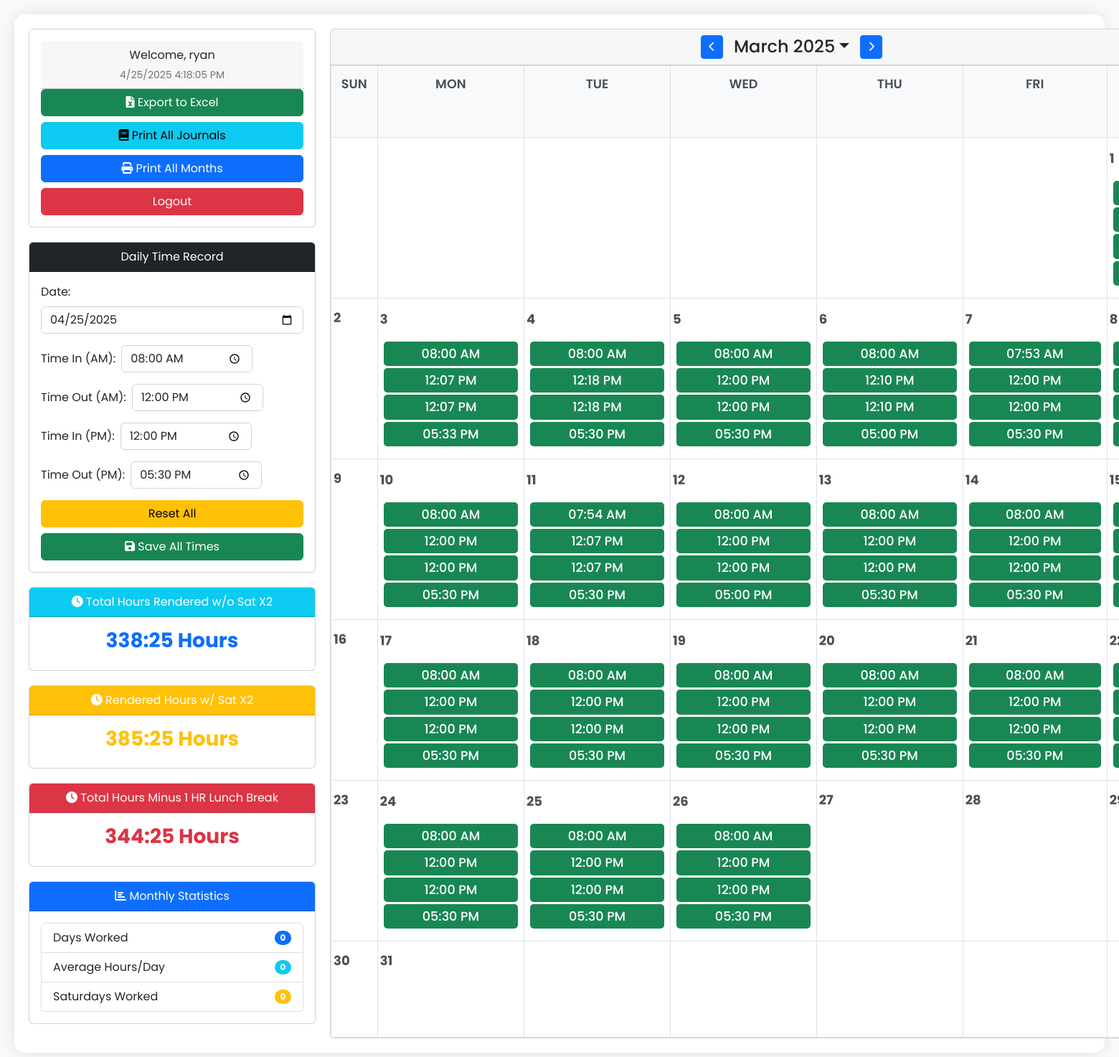
The app's page /dtr2.php?month=3&year=2025 (signed in) with its own data.
### tables this page shows
CREATE TABLE `users` (
  `id` int(11) NOT NULL,
  `username` varchar(255) NOT NULL,
  `password` varchar(255) NOT NULL
);

CREATE TABLE `dtr_records` (
  `id` int(11) NOT NULL,
  `user_id` int(11) NOT NULL,
  `date` date NOT NULL,
  `time_in_am` time DEFAULT NULL,
  `time_out_am` time DEFAULT NULL,
  `time_in_pm` time DEFAULT NULL,
  `time_out_pm` time DEFAULT NULL,
  `total_hours` decimal(5,2) GENERATED ALWAYS AS (ifnull(timestampdiff(MINUTE,`time_in_am`,`time_out_am`) / 60.0,0) + ifnull(timestampdiff(MINUTE,`time_in_pm`,`time_out_pm`) / 60.0,0)) STORED,
  `created_at` timestamp NOT NULL DEFAULT current_timestamp(),
  `updated_at` timestamp NOT NULL DEFAULT current_timestamp() ON UPDATE current_timestamp()
);

### dtr2.php (the view, shortened to what this page needs)
<?php
require_once "db_connect.php";
$sql = "SELECT username FROM users WHERE id = ?";
$stmt = $conn->prepare($sql);
$stmt->bind_param("i", $_SESSION['id']);
$stmt->execute();
$result = $stmt->get_result();
$user = $result->fetch_assoc();
$username = $user['username'] ?? 'Guest';
$year = isset($_GET['year']) ? (int)$_GET['year'] : (int)date('Y');
$month = isset($_GET['month']) ? (int)$_GET['month'] : (int)date('n');
function generateCalendarPHP($year, $month)
{
    $firstDay = date('w', mktime(0, 0, 0, $month, 1, $year));
    $daysInMonth = date('t', mktime(0, 0, 0, $month, 1, $year));
    $calendar = '<div class="card-header">';
    $calendar .= '<div class="month-nav">';
    $calendar .= '<a href="?month=' . ($month - 1) . '&year=' . $year . '" class="btn btn-primary btn-sm"><i class="fas fa-chevron-left"></i></a>';
    $calendar .= '<div class="dropdown">';
    $calendar .= '<h4 class="mb-0 dropdown-toggle" id="monthDropdown" data-bs-toggle="dropdown" aria-expanded="false">' . date('F Y', mktime(0, 0, 0, $month, 1, $year)) . '</h4>';
    $calendar .= '<ul class="dropdown-menu" aria-labelledby="monthDropdown">';
    for ($m = 1; $m <= 12; $m++) {
        $calendar .= '<li><a class="dropdown-item" href="?month=' . $m . '&year=' . $year . '">' . date('F', mktime(0, 0, 0, $m, 1, $year)) . '</a></li>';
    }
    $calendar .= '</ul>';
    $calendar .= '</div>';
    $calendar .= '<a href="?month=' . ($month + 1) . '&year=' . $year . '" class="btn btn-primary btn-sm"><i class="fas fa-chevron-right"></i></a>';
    $calendar .= '</div></div>';
    $calendar .= '<div class="card-body p-0">';
    $calendar .= '<table class="calendar w-100">';
    $calendar .= '<thead><tr>';
    $days = ['Sun', 'Mon', 'Tue', 'Wed', 'Thu', 'Fri', 'Sat'];
    foreach ($days as $day) {
        $calendar .= "<th>$day</th>";
    }
    $calendar .= '</tr></thead><tbody><tr>';
    for ($i = 0; $firstDay > $i; $i++) {
        $calendar .= '<td></td>';
    }
    $currentDay = 1;
    $dayOfWeek = $firstDay;
    while ($currentDay <= $daysInMonth) {
        if ($dayOfWeek == 7) {
            $dayOfWeek = 0;
            $calendar .= '</tr><tr>';
        }
        $date = sprintf('%04d-%02d-%02d', $year, $month, $currentDay);
        $today = ($date == date('Y-m-d')) ? ' bg-light' : '';
        $records = isset($_SESSION['id']) ? getTimeRecords($_SESSION['id'], $date) : null;
        $calendar .= "<td class='$today'>";
        $calendar .= "<div class='day-header'>";
        $calendar .= $currentDay;
        if ($records && ($records['time_in_am'] || $records['time_out_am'] ||
            $records['time_in_pm'] || $records['time_out_pm'])) {
            $calendar .= "<div class='button-container'>";
            $calendar .= "<button class='edit-day btn btn-outline-success btn-sm' onclick='showEditModal(\"$date\")'>
                            <i class='fas fa-edit'></i>
                        </button>";
            $calendar .= "<button class='journal-day btn btn-outline-info btn-sm' onclick='showJournalModal(\"$date\")'>
                            <i class='fas fa-book'></i>
                        </button>";
            $calendar .= "<button class='delete-day btn btn-outline-danger btn-sm' onclick='deleteDay(\"$date\")'>
                            <i class='fas fa-times'></i>
                        </button>";
            $calendar .= "</div>";
        } else {
            $calendar .= "<button class='add-day btn btn-outline-primary btn-sm' type='button' data-bs-toggle='modal' data-bs-target='#addTimeModal' onclick='initAddModal(\"$date\")'>
                            <i class='fas fa-plus'></i>
                        </button>";
        }
        $calendar .= "</div>";
        $calendar .= "<div id='entry-$year-$month-$currentDay' class='entry-container'>";
        if ($records) {
            if ($records['time_in_am']) {
                $calendar .= "<div class='calendar-entry'>" . date('h:i A', strtotime($records['time_in_am'])) . "</div>";
            }
            if ($records['time_out_am']) {
                $calendar .= "<div class='calendar-entry'>" . date('h:i A', strtotime($records['time_out_am'])) . "</div>";
            }
            if ($records['time_in_pm']) {
                $calendar .= "<div class='calendar-entry'>" . date('h:i A', strtotime($records['time_in_pm'])) . "</div>";
            }
            if ($records['time_out_pm']) {
                $calendar .= "<div class='calendar-entry'>" . date('h:i A', strtotime($records['time_out_pm'])) . "</div>";
            }
        }
        $calendar .= "</div></td>";
        $currentDay++;
        $dayOfWeek++;
    }
    while ($dayOfWeek < 7) {
        $calendar .= '<td></td>';
        $dayOfWeek++;
    }
    $calendar .= '</tr></tbody></table></div>';
    return $calendar;
}
function getTimeRecords($user_id, $date)
{
    global $conn;
    $sql = "SELECT * FROM dtr_records WHERE user_id = ? AND date = ?";
    $stmt = $conn->prepare($sql);
    $stmt->bind_param("is", $user_id, $date);
    $stmt->execute();
    return $stmt->get_result()->fetch_assoc();
}
function formatHoursToTime($decimal_hours)
{
    $hours = floor($decimal_hours);
    $minutes = round(($decimal_hours - $hours) * 60);
    return sprintf("%d:%02d", $hours, $minutes);
}
function calculateTotalHours($user_id)
{
    global $conn;
    $sql = "SELECT SUM(total_hours) as total FROM dtr_records WHERE user_id = ?";
    $stmt = $conn->prepare($sql);
    $stmt->bind_param("i", $user_id);
    $stmt->execute();
    $result = $stmt->get_result()->fetch_assoc();
    return formatHoursToTime($result['total'] ?? 0);
}
function calculateTotalHoursWithSaturday($user_id)
{
    global $conn;
    $sql = "SELECT
            date,
            total_hours,
            DAYOFWEEK(date) as day_of_week
            FROM dtr_records
            WHERE user_id = ?";
    $stmt = $conn->prepare($sql);
    $stmt->bind_param("i", $user_id);
    $stmt->execute();
    $result = $stmt->get_result();
    $totalHours = 0;
    while ($row = $result->fetch_assoc()) {
        if ($row['day_of_week'] == 7) {
            $totalHours += ($row['total_hours'] * 2);
        } else {
            $totalHours += $row['total_hours'];
        }
    }
    return formatHoursToTime($totalHours);
}
function calculateTotalHoursMinusLunch($user_id)
{
    global $conn;
    $sql = "SELECT
            date,
            total_hours,
            DAYOFWEEK(date) as day_of_week
            FROM dtr_records
            WHERE user_id = ?";
    $stmt = $conn->prepare($sql);
    $stmt->bind_param("i", $user_id);
    $stmt->execute();
    $result = $stmt->get_result();
    $totalHours = 0;
    while ($row = $result->fetch_assoc()) {
        $hoursForDay = $row['total_hours'] - 1;
        if ($row['day_of_week'] == 7) {
            $hoursForDay = ($hoursForDay * 2);
        }
        $totalHours += $hoursForDay;
    }
    return formatHoursToTime($totalHours);
}
?>
<!DOCTYPE html>
<html lang="en">
<head>
    <link href="https://cdn.jsdelivr.net/npm/bootstrap@5.2.3/dist/css/bootstrap.min.css" rel="stylesheet">
    <link rel="stylesheet" href="https://cdnjs.cloudflare.com/ajax/libs/font-awesome/6.0.0/css/all.min.css">
</head>
<body>
    <div class="container">
        <div class="sidebar">
            <div class="card text-center p-3">
                <div class="card-header">
                    Welcome, <?php echo htmlspecialchars($username); ?>
                    <div id="realTimeClock" class="text-muted" style="font-size: 14px; color: black; margin-top: 5px;"></div>
                </div>
                <div class="d-flex flex-column gap-2">
                    <button onclick="exportToExcel()" class="btn btn-success">
                        <i class="fas fa-file-excel"></i> Export to Excel
                    </button>
                    <button onclick="printAllJournals()" class="btn btn-info">
                        <i class="fas fa-book"></i> Print All Journals
                    </button>
                    <button onclick="printAllMonths()" class="btn btn-primary">
                        <i class="fas fa-print"></i> Print All Months
                    </button>
                    <a href="logout.php" class="btn btn-danger">Logout</a>
                </div>
            </div>
            <div class="card mt-3">
                <div class="card-header text-center bg-dark text-white">Daily Time Record</div>
                <div class="card-body">
                    <label class="form-label">Date:</label>
                    <input type="date"
                        class="form-control mb-3"
                        id="datePicker"
                        name="date"
                        value="<?php echo date('Y-m-d'); ?>"
                        required>
                    <div class="d-grid gap-3">
                        <form method="POST" class="d-flex align-items-center">
                            <label class="me-2">Time In (AM):</label>
                            <input type="time" name="time_value" class="form-control time-input me-2" value="08:00">
                        </form>
                        <form method="POST" class="d-flex align-items-center">
                            <label class="me-2">Time Out (AM):</label>
                            <input type="time" name="time_value" class="form-control time-input me-2" value="12:00">
                        </form>
                        <form method="POST" class="d-flex align-items-center">
                            <label class="me-2">Time In (PM):</label>
                            <input type="time" name="time_value" class="form-control time-input me-2" value="12:00">
                        </form>
                        <form method="POST" class="d-flex align-items-center">
                            <label class="me-2">Time Out (PM):</label>
                            <input type="time" name="time_value" class="form-control time-input me-2" value="17:30">
                        </form>
                    </div>
                    <button class="btn btn-warning w-100 mt-3" onclick="resetAllTimes()">Reset All</button>
                    <button class="btn btn-success w-100 mt-2" onclick="saveAllTimes()"><i class="fas fa-save"></i> Save All Times</button>
                </div>
            </div>
            <div class="card mt-3">
                <div class="card-header text-center bg-info text-white">
                    <i class="fas fa-clock"></i> Total Hours Rendered w/o Sat X2
                </div>
                <div class="card-body text-center">
                    <h3 id="totalHours" class="fw-bold text-primary">
                        <?php echo calculateTotalHours($_SESSION['id']); ?> Hours
                    </h3>
                </div>
            </div>
            <div class="card mt-3">
                <div class="card-header text-center bg-warning text-white">
                    <i class="fas fa-clock"></i> Rendered Hours w/ Sat X2
                </div>
                <div class="card-body text-center">
                    <h3 id="totalHoursWithSaturday" class="fw-bold text-warning">
                        <?php echo calculateTotalHoursWithSaturday($_SESSION['id']); ?> Hours
                    </h3>
                </div>
            </div>
            <div class="card mt-3">
                <div class="card-header text-center bg-danger text-white">
                    <i class="fas fa-clock"></i> Total Hours Minus 1 HR Lunch Break
                </div>
                <div class="card-body text-center">
                    <h3 id="totalHoursMinusLunch" class="fw-bold text-danger">
                        <?php echo calculateTotalHoursMinusLunch($_SESSION['id']); ?> Hours
                    </h3>
                </div>
            </div>
            <div class="card mt-3">
                <div class="card-header text-center bg-primary text-white">
                    <i class="fas fa-chart-bar"></i> Monthly Statistics
                </div>
                <div class="card-body">
                    <ul class="list-group">
                        <li class="list-group-item d-flex justify-content-between align-items-center">
                            Days Worked
                            <span class="badge bg-primary rounded-pill" id="daysWorked">0</span>
                        </li>
                        <li class="list-group-item d-flex justify-content-between align-items-center">
                            Average Hours/Day
                            <span class="badge bg-info rounded-pill" id="avgHours">0</span>
                        </li>
                        <li class="list-group-item d-flex justify-content-between align-items-center">
                            Saturdays Worked
                            <span class="badge bg-warning rounded-pill" id="saturdaysWorked">0</span>
                        </li>
                    </ul>
                </div>
            </div>
        </div>
        <div class="main-content">
            <div class="card h-100">
                <?php echo generateCalendarPHP($year, $month); ?>
            </div>
        </div>
    </div>
</body>
</html>

### dtr2.php (style rules this page uses)
body { font-family: 'Poppins', sans-serif; margin: 0; padding: 20px; background-color: #f8f9fa; min-height: 100vh; overflow-x: hidden; }
.container { display: flex; min-height: auto; gap: 20px; padding: 20px; margin: 0 auto; max-width: 1800px; background-color: white; border-radius: 15px; box-shadow: 0 0 20px rgba(0, 0, 0, 0.1); }
.sidebar { width: 400px; min-width: 400px; height: auto; overflow-y: visible; position: sticky; top: 20px; }
.main-content { flex: 1; height: auto; overflow-y: visible; }
.main-content .card { height: 100%; display: flex; flex-direction: column; }
.main-content .card-body { flex: 1; padding: 0; overflow: auto; }
.card { margin-bottom: 20px; height: auto; }
.calendar { width: 100%; height: 100%; border-collapse: collapse; }
.calendar th, .calendar td { border: 1px solid #ddd; padding: 15px; text-align: center; vertical-align: top; position: relative; height: 100px; cursor: pointer; transition: background 0.3s; }
.day-header { position: absolute; top: 5px; right: 5px; font-weight: bold; font-size: 18px; color: #6c757d; }
.time-input { width: 50%; }
.calendar-entry { font-size: 1.1rem; padding: 4px 8px; margin: 3px 0; background: #198754; color: white; padding: 5px 10px; border-radius: 5px; display: inline-block; font-weight: 500; display: block; width: 100%; text-align: center; margin: 5px 0; }
.month-nav { display: flex; justify-content: center; align-items: center; gap: 15px; }
.btn-sm { padding: 5px 10px; }
.calendar th { background-color: #f8f9fa; padding: 12px; font-weight: 600; border: 1px solid #dee2e6; font-size: 1.1rem; color: #495057; text-transform: uppercase; }
.calendar td { height: 130px; width: 14.28%; vertical-align: top; padding: 8px; border: 1px solid #dee2e6; position: relative; }
.day-header { font-weight: bold; margin-bottom: 5px; text-align: right; color: #495057; }
.entry-container { margin-top: 20px; }
.calendar-entry { font-size: 1.1rem; padding: 4px 8px; margin: 3px 0; background-color: #198754; color: white; border-radius: 5px; text-align: center; }
.day-header { display: flex; justify-content: space-between; align-items: center; position: relative; margin-bottom: 10px; }
.day-header { display: flex; justify-content: space-between; align-items: center; position: relative; margin-bottom: 10px; padding-right: 25px; }
.button-container { display: flex; align-items: center; gap: 15px; margin-left: 20px; }
th, td { border: 1px solid black; padding: 8px; text-align: left; }
table { width: 100%; border-collapse: collapse; margin: 0; font-size: 11px; }

### records on screen
users: username "ryan"
dtr_records: time_in_am "08:00 AM", time_out_am "12:07 PM", time_in_pm "12:07 PM", time_out_pm "05:33 PM"
dtr_records: time_in_am "08:00 AM", time_out_am "12:18 PM", time_in_pm "12:18 PM", time_out_pm "05:30 PM"
dtr_records: time_in_am "08:00 AM", time_out_am "12:00 PM", time_in_pm "12:00 PM", time_out_pm "05:30 PM"
dtr_records: time_in_am "08:00 AM", time_out_am "12:10 PM", time_in_pm "12:10 PM", time_out_pm "05:00 PM"
dtr_records: time_in_am "07:53 AM", time_out_am "12:00 PM", time_in_pm "12:00 PM", time_out_pm "05:30 PM"
dtr_records: time_in_am "08:00 AM", time_out_am "12:00 PM", time_in_pm "12:00 PM", time_out_pm "05:30 PM"
dtr_records: time_in_am "07:54 AM", time_out_am "12:07 PM", time_in_pm "12:07 PM", time_out_pm "05:30 PM"
dtr_records: time_in_am "08:00 AM", time_out_am "12:00 PM", time_in_pm "12:00 PM", time_out_pm "05:00 PM"
dtr_records: time_in_am "08:00 AM", time_out_am "12:00 PM", time_in_pm "12:00 PM", time_out_pm "05:30 PM"
dtr_records: time_in_am "08:00 AM", time_out_am "12:00 PM", time_in_pm "12:00 PM", time_out_pm "05:30 PM"
dtr_records: time_in_am "08:00 AM", time_out_am "12:00 PM", time_in_pm "12:00 PM", time_out_pm "05:30 PM"
dtr_records: time_in_am "08:00 AM", time_out_am "12:00 PM", time_in_pm "12:00 PM", time_out_pm "05:30 PM"
dtr_records: time_in_am "08:00 AM", time_out_am "12:00 PM", time_in_pm "12:00 PM", time_out_pm "05:30 PM"
dtr_records: time_in_am "08:00 AM", time_out_am "12:00 PM", time_in_pm "12:00 PM", time_out_pm "05:30 PM"
dtr_records: time_in_am "08:00 AM", time_out_am "12:00 PM", time_in_pm "12:00 PM", time_out_pm "05:30 PM"
dtr_records: time_in_am "08:00 AM", time_out_am "12:00 PM", time_in_pm "12:00 PM", time_out_pm "05:30 PM"
dtr_records: time_in_am "08:00 AM", time_out_am "12:00 PM", time_in_pm "12:00 PM", time_out_pm "05:30 PM"
dtr_records: time_in_am "08:00 AM", time_out_am "12:00 PM", time_in_pm "12:00 PM", time_out_pm "05:30 PM"

### other values on screen
calculateTotalHours($_SESSION['id']) "338:25"
calculateTotalHoursWithSaturday($_SESSION['id']) "385:25"
calculateTotalHoursMinusLunch($_SESSION['id']) "344:25"
date('F Y', mktime(0, 0, 0, $month, 1, $year)) "March 2025"
$day "SUN"
$day "MON"
$day "TUE"
$day "WED"
$day "THU"
$day "FRI"
